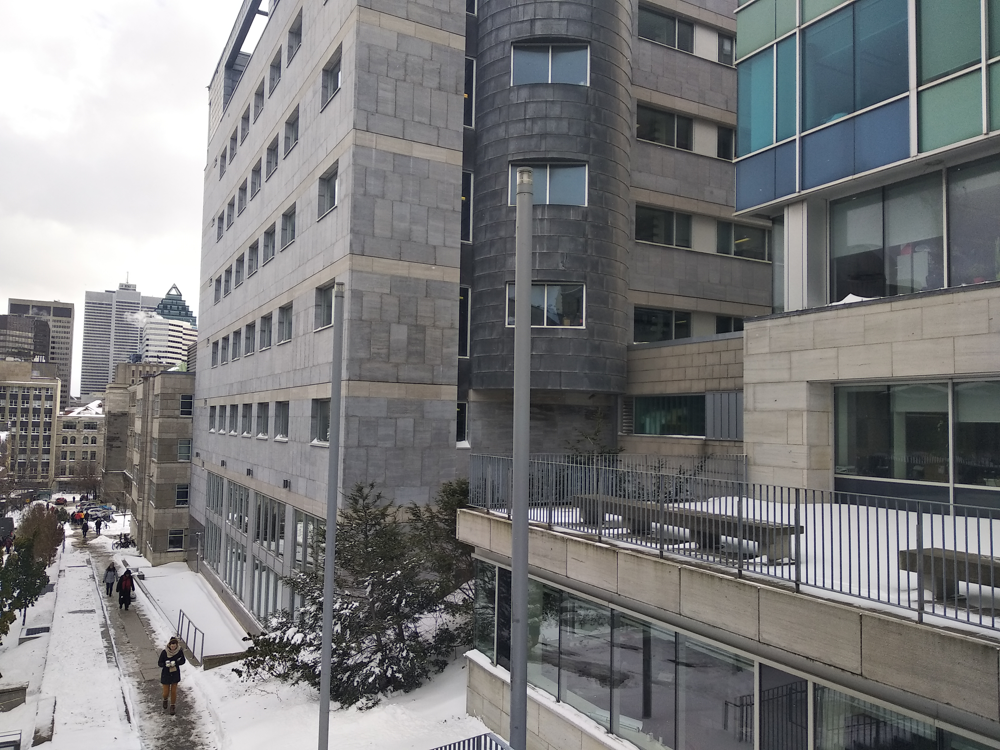
%> input picture ass3/1.png, 1000 x 750 px
$ octave main.m   (GNU Octave 9; MATLAB toolbox functions it lacks are replaced by stand-ins)
%> lines starting %> are read from the running program, lines starting %| are printed output that depends on the picture
%AIDAN WADIN - 260716182
%Import images
rgb1 = imread('1.png');
%> rgb1 is the input picture: size 750x1000x3 uint8; mean R, G, B 123.3, 123.6, 124.6
im1 = rgb2gray(rgb1);
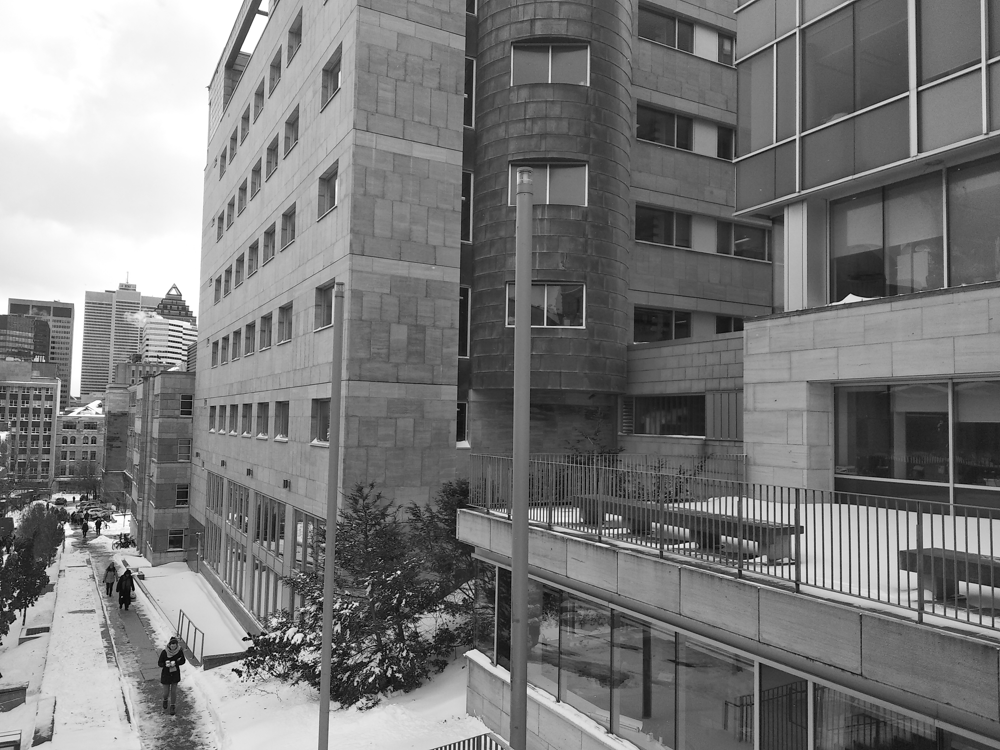
%> im1: size 750x1000 uint8; min 0, max 255, mean 123.7
rgb2 = imread('2.png');
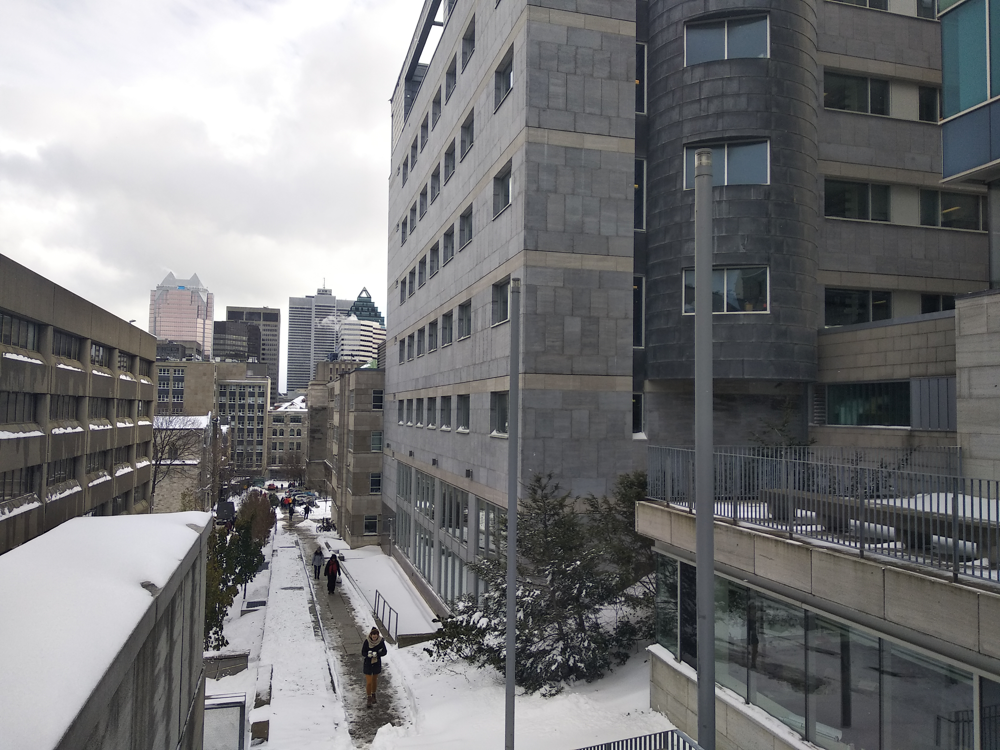
%> input picture ass3/2.png, 1000 x 750 px
%> rgb2 is the input picture: size 750x1000x3 uint8; mean R, G, B 120.4, 120.8, 122.3
im2 = rgb2gray(rgb2);
rgb3 = imread('3.png');
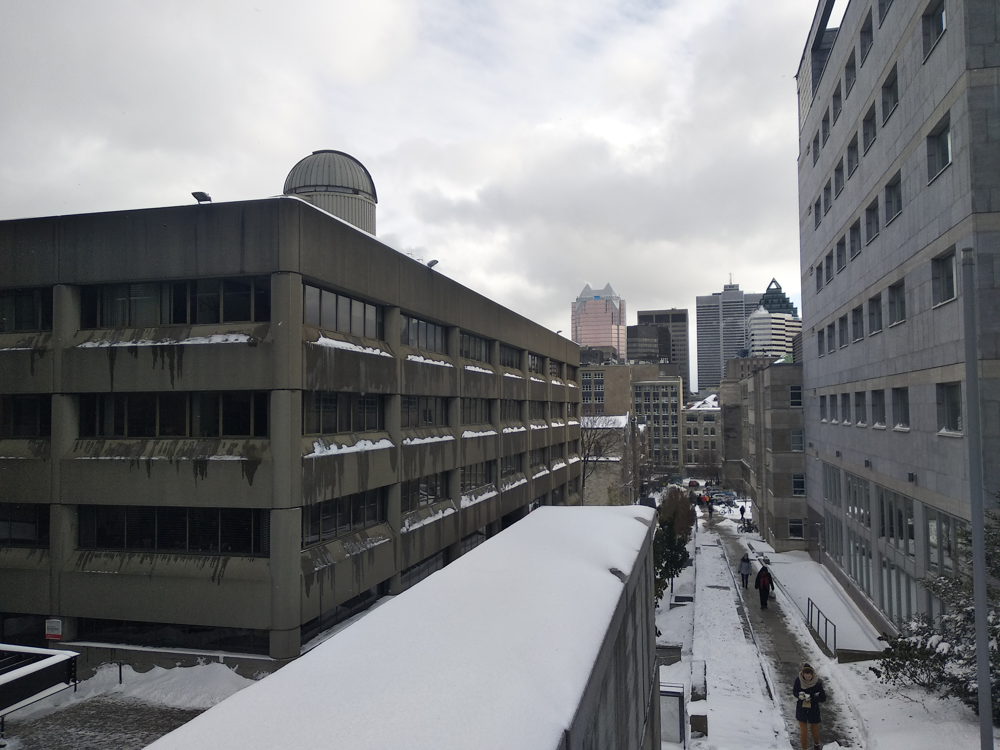
%> input picture ass3/3.png, 1000 x 750 px
%> rgb3 is the input picture: size 750x1000x3 uint8; mean R, G, B 122.9, 124.4, 126.6
im3 = rgb2gray(rgb3);
rgb4 = imread('4.png');
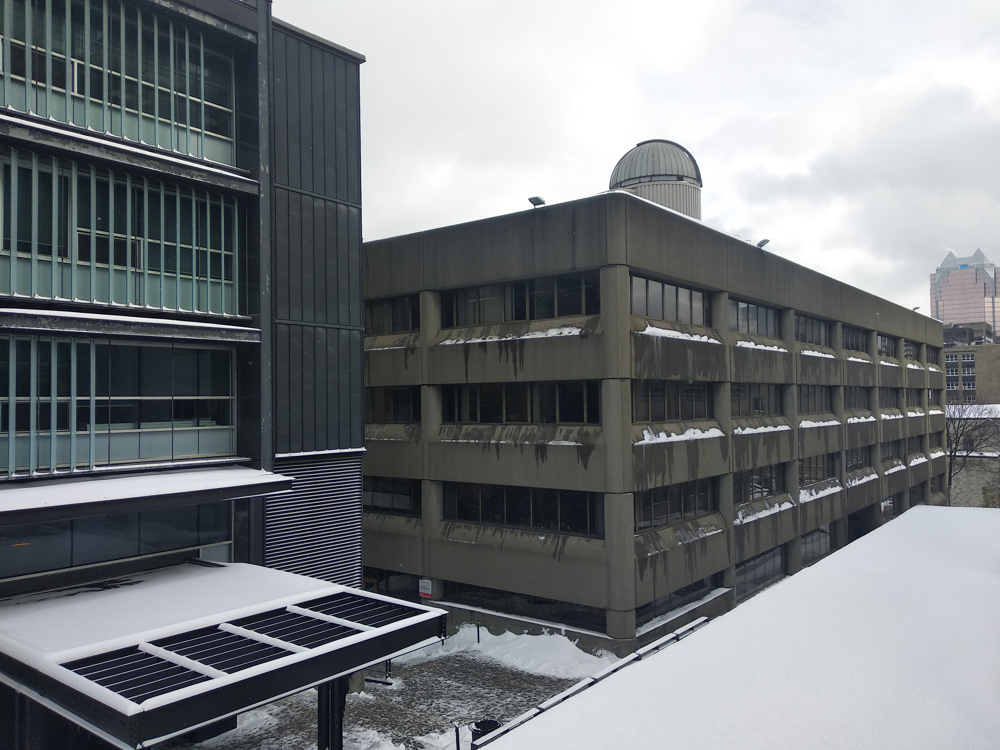
%> input picture ass3/4.png, 1000 x 750 px
%> rgb4 is the input picture: size 750x1000x3 uint8; mean R, G, B 119.5, 123.6, 126.7
im4 = rgb2gray(rgb4);
rgb5 = imread('5.png');
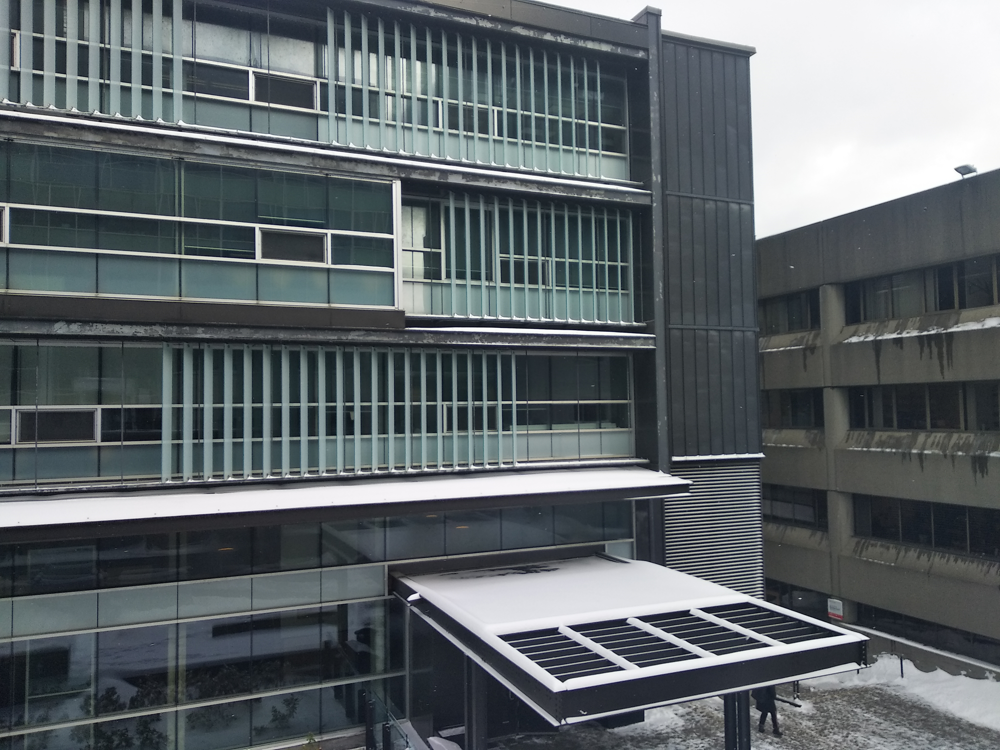
%> input picture ass3/5.png, 1000 x 750 px
%> rgb5 is the input picture: size 750x1000x3 uint8; mean R, G, B 94.5, 101.6, 105.2
im5 = rgb2gray(rgb5);

%%
%Question 1

%Here are examples of my own sift implementation
%Please note the resizing of the given images, this is due to my sift
%implementation only working when the matrix dimensions match. I was
% advised by the TA's to do this.
%Uncomment below to execute number 1

im = imresize(im1, [1024 1024]);
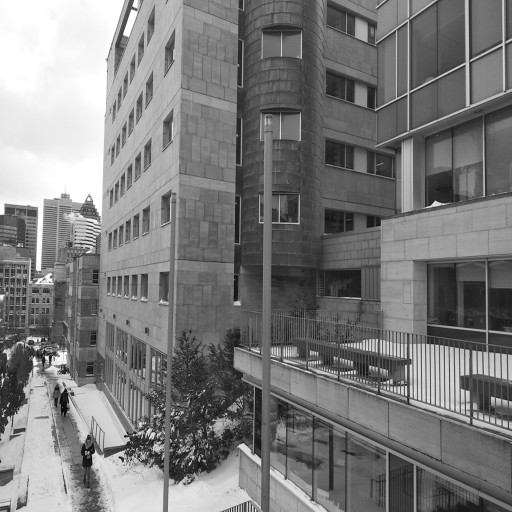
%> im: size 1024x1024 uint8 (shown at 1/2 size); min 0, max 255, mean 123.7
%> (the run ends here)
